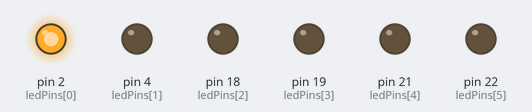
A sketch run on a simulated Arduino Mega 2560, built with avr-gcc and run on an emulated ATmega2560. Parts: output pins drawn as LEDs (lit = HIGH).

Above: at 0.15 s.
At 0.75 s:
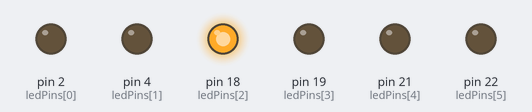
At 1.05 s:
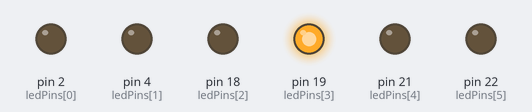
At 1.35 s:
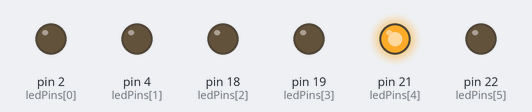
At 2.25 s:
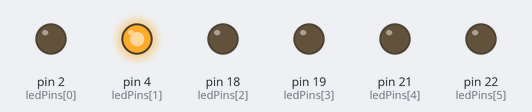
At 3.45 s:
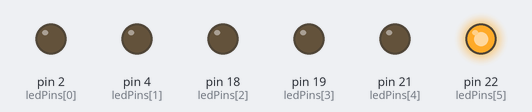
Timing chart, 0 to 4.1 s (numbered marks = the images above):
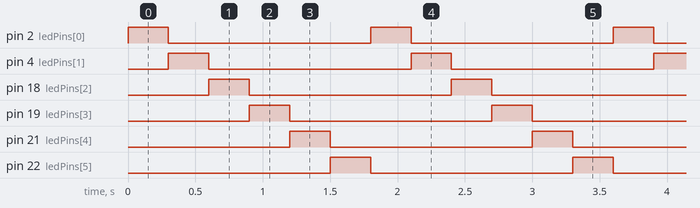

Measured:
- by itself, pin 2 (ledPins[0]), pin 4 (ledPins[1]), pin 18 (ledPins[2]), pin 19 (ledPins[3]), pin 21 (ledPins[4]), pin 22 (ledPins[5]): alternates HIGH for 0.30 s and LOW for 1.5 s
- by itself, everything shown: repeats every 1.8 s, in 7 steps

The sketch:

sample.ino
```cpp
const int ledPins[] = {2, 4, 18, 19, 21, 22}; // Define your GPIO pins
const int numLeds = 6;

void setup() {
  for (int i = 0; i < numLeds; i++) {
    pinMode(ledPins[i], OUTPUT);
  }
}

void loop() {
  // Cycle through the LEDs one by one
  for (int i = 0; i < numLeds; i++) {
    digitalWrite(ledPins[i], HIGH);
    delay(300);
    digitalWrite(ledPins[i], LOW);
  }
}
```
